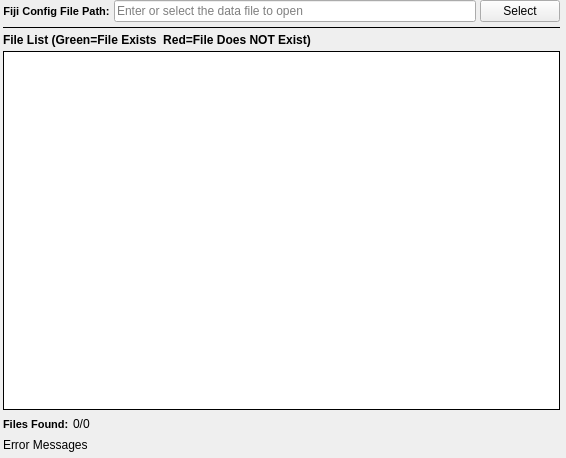
<?xml version="1.0" encoding="UTF-8"?>
<ui version="4.0">
 <class>FijiListWidget</class>
 <widget class="QWidget" name="FijiListWidget">
  <property name="geometry">
   <rect>
    <x>0</x>
    <y>0</y>
    <width>566</width>
    <height>458</height>
   </rect>
  </property>
  <property name="windowTitle">
   <string/>
  </property>
  <layout class="QVBoxLayout" name="verticalLayout">
   <property name="spacing">
    <number>4</number>
   </property>
   <property name="leftMargin">
    <number>3</number>
   </property>
   <property name="topMargin">
    <number>0</number>
   </property>
   <property name="rightMargin">
    <number>6</number>
   </property>
   <property name="bottomMargin">
    <number>6</number>
   </property>
   <item>
    <layout class="QHBoxLayout" name="horizontalLayout_2">
     <property name="bottomMargin">
      <number>0</number>
     </property>
     <item>
      <widget class="QLabel" name="label_29">
       <property name="toolTip">
        <string>The directory that contains the .ang or .ctf files</string>
       </property>
       <property name="styleSheet">
        <string notr="true">QLabel {
font-weight: bold;
font-size: 11px;
}</string>
       </property>
       <property name="text">
        <string>Fiji Config File Path:</string>
       </property>
       <property name="alignment">
        <set>Qt::AlignCenter</set>
       </property>
      </widget>
     </item>
     <item>
      <widget class="QtSLineEdit" name="inputDir">
       <property name="placeholderText">
        <string>Enter or select the data file to open</string>
       </property>
      </widget>
     </item>
     <item>
      <widget class="QPushButton" name="inputDirBtn">
       <property name="text">
        <string>Select</string>
       </property>
      </widget>
     </item>
    </layout>
   </item>
   <item>
    <widget class="Line" name="line_9">
     <property name="frameShadow">
      <enum>QFrame::Plain</enum>
     </property>
     <property name="orientation">
      <enum>Qt::Horizontal</enum>
     </property>
    </widget>
   </item>
   <item>
    <widget class="QLabel" name="label_57">
     <property name="font">
      <font>
       <weight>75</weight>
       <italic>false</italic>
       <bold>true</bold>
      </font>
     </property>
     <property name="text">
      <string>File List (Green=File Exists  Red=File Does NOT Exist)</string>
     </property>
    </widget>
   </item>
   <item>
    <widget class="QListWidget" name="fileListView">
     <property name="sizePolicy">
      <sizepolicy hsizetype="Expanding" vsizetype="MinimumExpanding">
       <horstretch>0</horstretch>
       <verstretch>0</verstretch>
      </sizepolicy>
     </property>
     <property name="toolTip">
      <string>The list of files that will be imported in the order they will be imported into the HDF5 Ebsd File</string>
     </property>
     <property name="frameShape">
      <enum>QFrame::Box</enum>
     </property>
     <property name="frameShadow">
      <enum>QFrame::Plain</enum>
     </property>
    </widget>
   </item>
   <item>
    <layout class="QHBoxLayout" name="horizontalLayout">
     <property name="bottomMargin">
      <number>0</number>
     </property>
     <item>
      <widget class="QLabel" name="label_47">
       <property name="styleSheet">
        <string notr="true">QLabel {
font-weight: bold;
font-size: 11px;
}</string>
       </property>
       <property name="text">
        <string>Files Found:</string>
       </property>
       <property name="alignment">
        <set>Qt::AlignLeading|Qt::AlignLeft|Qt::AlignVCenter</set>
       </property>
      </widget>
     </item>
     <item>
      <widget class="QLabel" name="totalFilesFound">
       <property name="text">
        <string>0/0</string>
       </property>
      </widget>
     </item>
     <item>
      <spacer name="horizontalSpacer">
       <property name="orientation">
        <enum>Qt::Horizontal</enum>
       </property>
       <property name="sizeHint" stdset="0">
        <size>
         <width>40</width>
         <height>20</height>
        </size>
       </property>
      </spacer>
     </item>
    </layout>
   </item>
   <item>
    <widget class="QLabel" name="errorMessage">
     <property name="text">
      <string>Error Messages</string>
     </property>
    </widget>
   </item>
  </layout>
 </widget>
 <customwidgets>
  <customwidget>
   <class>QtSLineEdit</class>
   <extends>QLineEdit</extends>
   <header location="global">QtSLineEdit.h</header>
  </customwidget>
 </customwidgets>
 <resources/>
 <connections/>
</ui>
